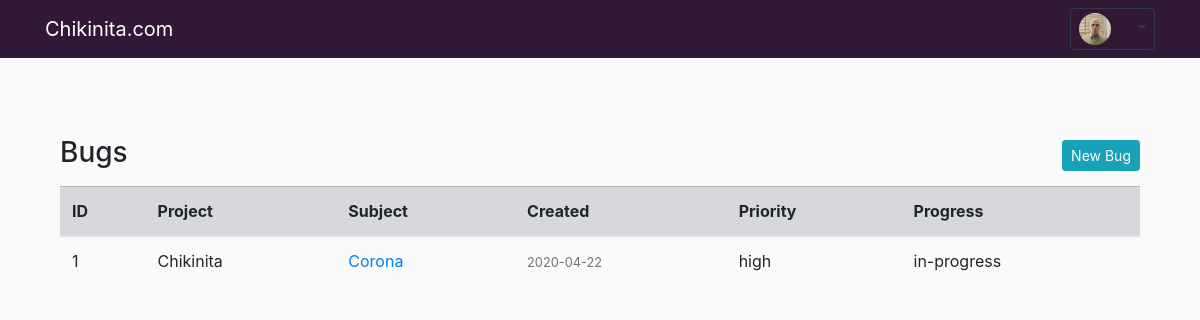
Before: /index (signed in) with the older database file.
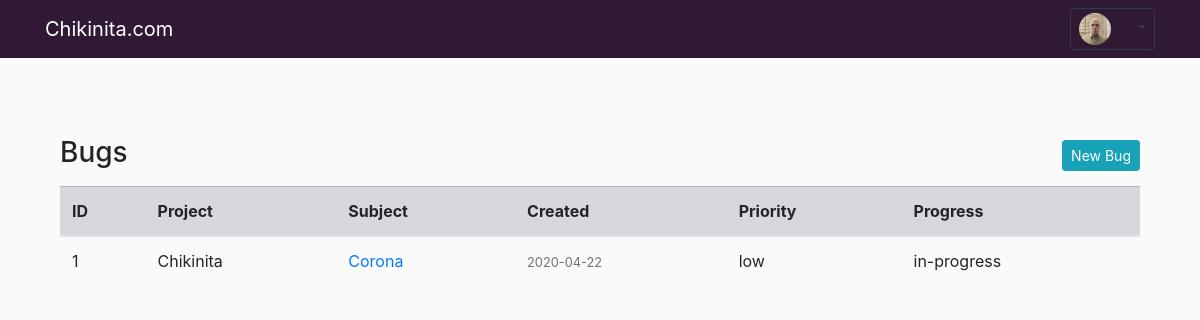
After: the same page with the newer database file.
### app/models.py (models this page shows, shortened)
class Tracker(db.Model):
    id = db.Column(db.Integer, primary_key=True)
    project = db.Column(db.String(60), nullable=False)
    subject = db.Column(db.String(140), nullable=False)
    content = db.Column(db.String(300), nullable=False)
    priority = db.Column(db.String(16), nullable=False)
    progress = db.Column(db.String(16), nullable=False)
    date_created = db.Column(db.DateTime, default=datetime.utcnow)
    user_id = db.Column(db.Integer, db.ForeignKey('user.id'))

### app/main/routes.py (the view)
@bp.route("/")
@bp.route("/index")
@login_required
def index():
    track = Tracker.query.all()
    return render_template('index.html', track=track)

### app/main/routes.py (called while the page is built)
@bp.before_request
def before_request():
    if current_user.is_authenticated:
        current_user.last_seen = datetime.utcnow()
        db.session.commit()

### app/models.py (called while the page is built)
@login.user_loader
def load_user(id):
    return User.query.get(int(id))

    def __repr__(self):
        return f"User('{self.username}', '{self.email}', '{self.image_file}, '{self.last_seen}')"

### app/templates/index.html
{% extends "base.html" %}
{% block content %}
<div class="container">
<div>
  <h3>Bugs
  <a class="btn btn-info btn-sm float-right mt-1 mb-1" href="{{ url_for('main.new_bug') }}">New Bug</a></h3>
</div>
  <table class="table table-hover mt-3">
    <thead class="table table-secondary">
        <tr>
          <th>ID</th>
          <th>Project</th>
          <th>Subject</th>
          <th>Created</th>
          <th>Priority</th>
          <th>Progress</th>
        </tr>
      </thead>
        {% for t in track %}
          {% if t.author == current_user %}
          <tbody>
            <tr>
              <td>{{ t.id }}</td>
              <td>{{ t.project.title() }}</td>
              <td>
                <a class="article-title" href="{{ url_for('main.bug', track_id=t.id) }}">
                {{ t.subject.title() }}</a>
              </td>
              <td>
                <small class="text-muted">{{ t.date_created.strftime('%Y-%m-%d') }}</small>
              </td>
              <td>{{ t.priority }}</td>
              <td>{{ t.progress }}</td>
            {% endif %}
            {% endfor %}
    </tbody>
  </table>
</div>
{% endblock content %}

Changed rows visible on the page:
changed Tracker "Chikinita": priority "high" → "low"
